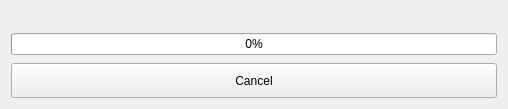
<?xml version="1.0" encoding="UTF-8"?>
<ui version="4.0">
 <class>AutoUpdateDialog</class>
 <widget class="QDialog" name="AutoUpdateDialog">
  <property name="geometry">
   <rect>
    <x>0</x>
    <y>0</y>
    <width>508</width>
    <height>109</height>
   </rect>
  </property>
  <property name="windowTitle">
   <string>Xiasl</string>
  </property>
  <layout class="QVBoxLayout" name="verticalLayout">
   <property name="spacing">
    <number>8</number>
   </property>
   <item>
    <widget class="QLabel" name="lblTxt">
     <property name="text">
      <string/>
     </property>
    </widget>
   </item>
   <item>
    <widget class="QProgressBar" name="progressBar">
     <property name="value">
      <number>0</number>
     </property>
    </widget>
   </item>
   <item>
    <widget class="QToolButton" name="btnCancel">
     <property name="sizePolicy">
      <sizepolicy hsizetype="Preferred" vsizetype="Fixed">
       <horstretch>0</horstretch>
       <verstretch>0</verstretch>
      </sizepolicy>
     </property>
     <property name="minimumSize">
      <size>
       <width>0</width>
       <height>35</height>
      </size>
     </property>
     <property name="text">
      <string>Cancel</string>
     </property>
    </widget>
   </item>
  </layout>
 </widget>
 <resources/>
 <connections/>
</ui>
